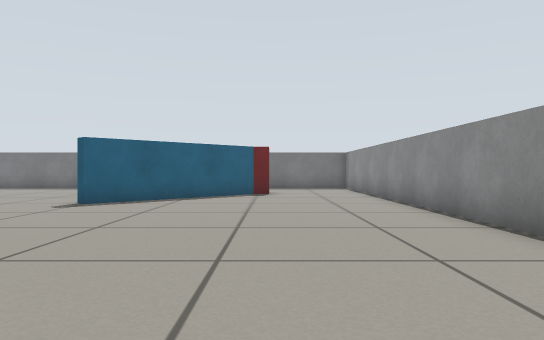
view 1 (above)

16 first-person views from a walk through a Gazebo world. The camera is 0.41 m above the floor, looks level and sees 70° across. The floor is counted in squares, 0.5 m on a side. Each view is taken from the middle of a square. On the plan, view 1 faces up. The plan holds only what a view shows up to about 12 squares ahead; the rest is blank.

view 2
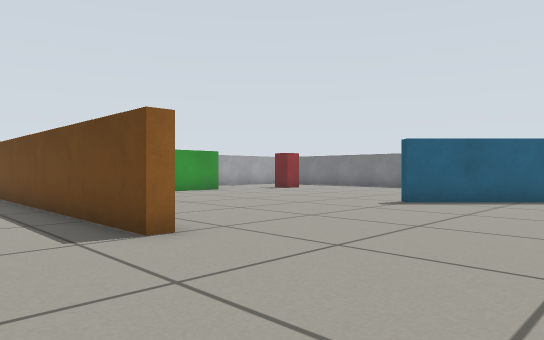

view 3
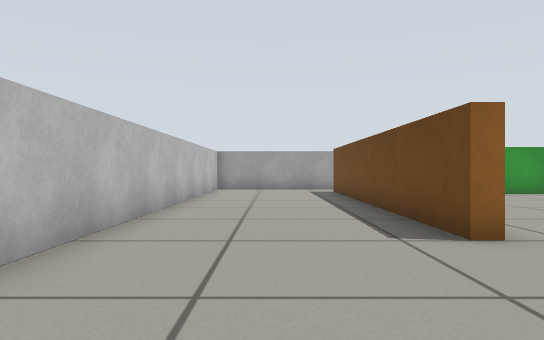

view 4
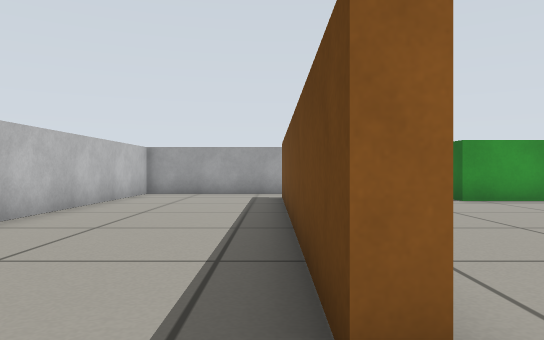

view 5
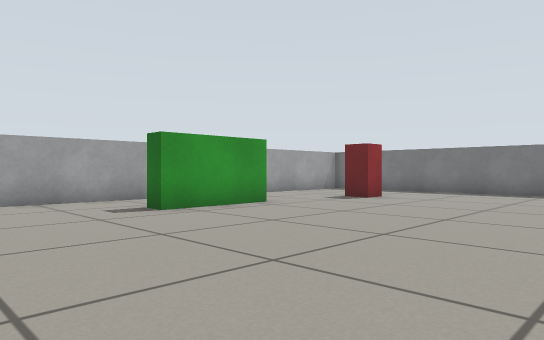

view 6
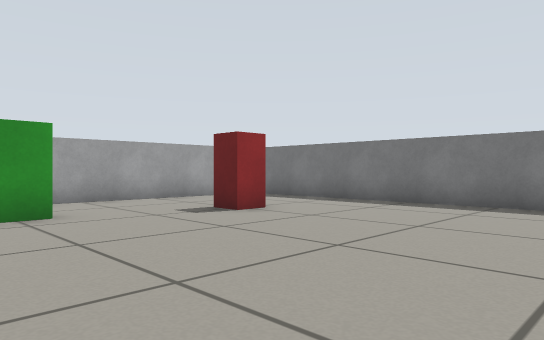

view 7
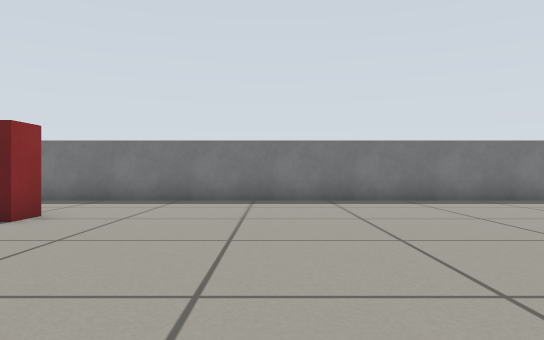

view 8
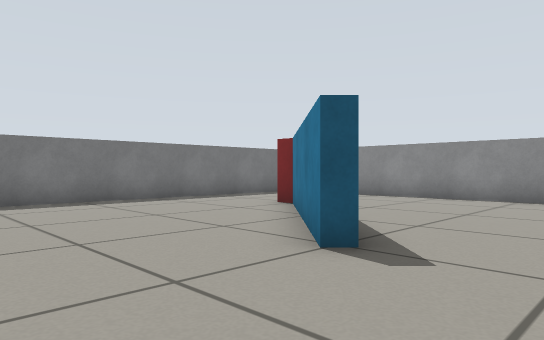

view 9
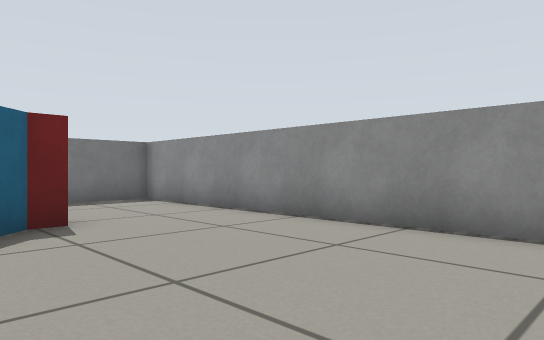

view 10
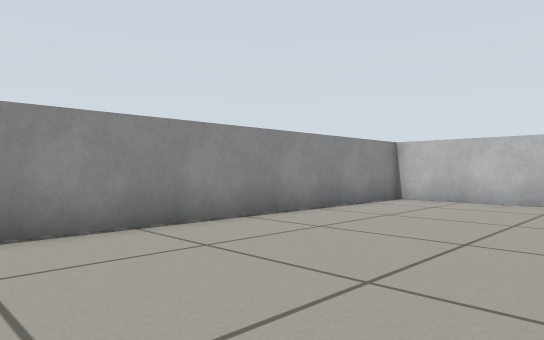

view 11
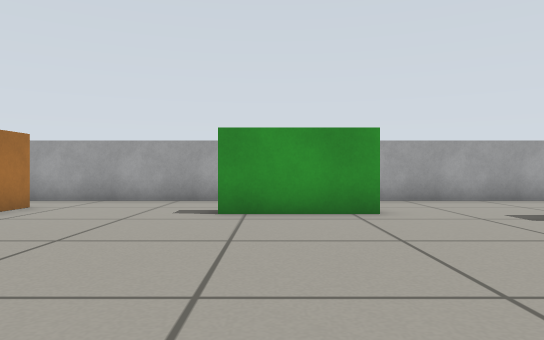

view 12
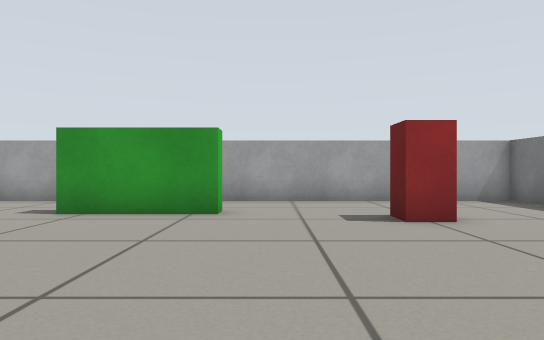

view 13
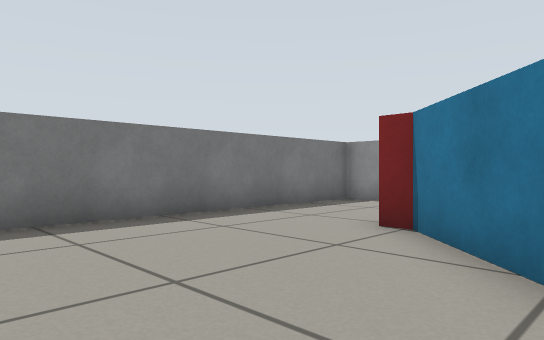

view 14
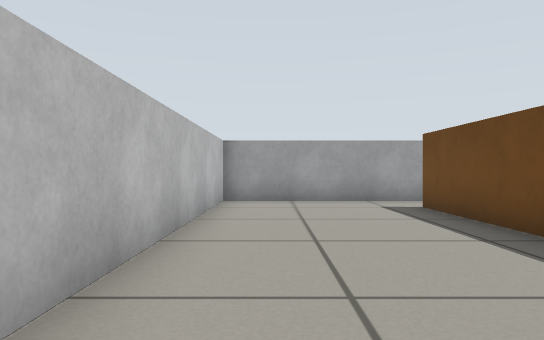

view 15
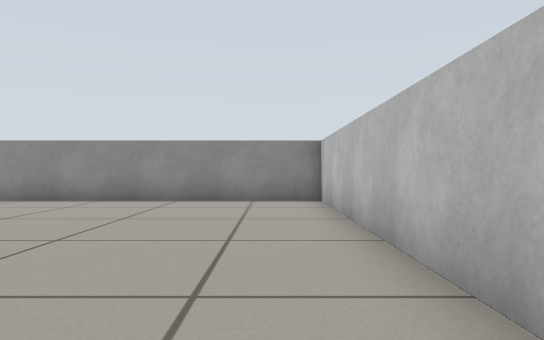

view 16
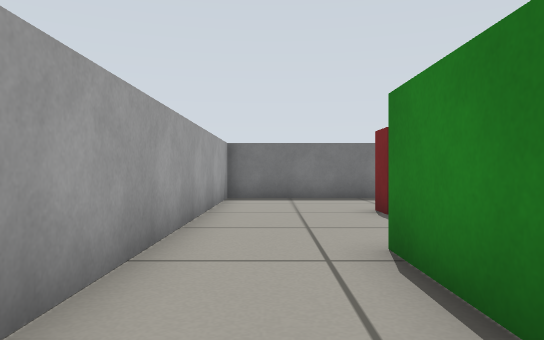

### Floor plan
Points are (right, up) in squares from view 1. A wall is a line through its corners. A room is listed if a view was taken in it or the views show most of it. See-through windows are left out.
Room 1 (views 1, 2, 3, 4, 5, 6, 7, 8, 9, 10, 11, 12, 13, 14, 15, 16)
walls: (-4.5, 2.8) (-4.5, 2.3) (-14.5, 2.3); (-0.6, 13.1) (-4.5, 9.2) (-4.8, 9.5) (-0.8, 13.4); (-14.5, 2.7) (-13.5, 2.7); (3.3, 17.3) (-16.3, 17.3) (-16.3, -2.3) (3.3, -2.3) (3.3, 17.3)
objects: green box (-14, 7) to (-13, 10); pillar (-13, 13) to (-12, 14); pillar (-1, 13) to (0, 14)

Positions as (right, up) in squares from view 1, and headings:
1: (0, 0), facing up
2: (0, 0), facing up-left
3: (0, 0), facing left
4: (-3, 2), facing left
5: (-6, 3), facing up-left
6: (-6, 8), facing up-left
7: (-8, 7), facing up
8: (-8, 7), facing up-right
9: (-2, 7), facing up-right
10: (-2, 8), facing down-right
11: (-6, 8), facing left
12: (-6, 11), facing left
13: (-6, 11), facing up-right
14: (-6, -1), facing left
15: (-7, -1), facing right
16: (-15, 6), facing up
